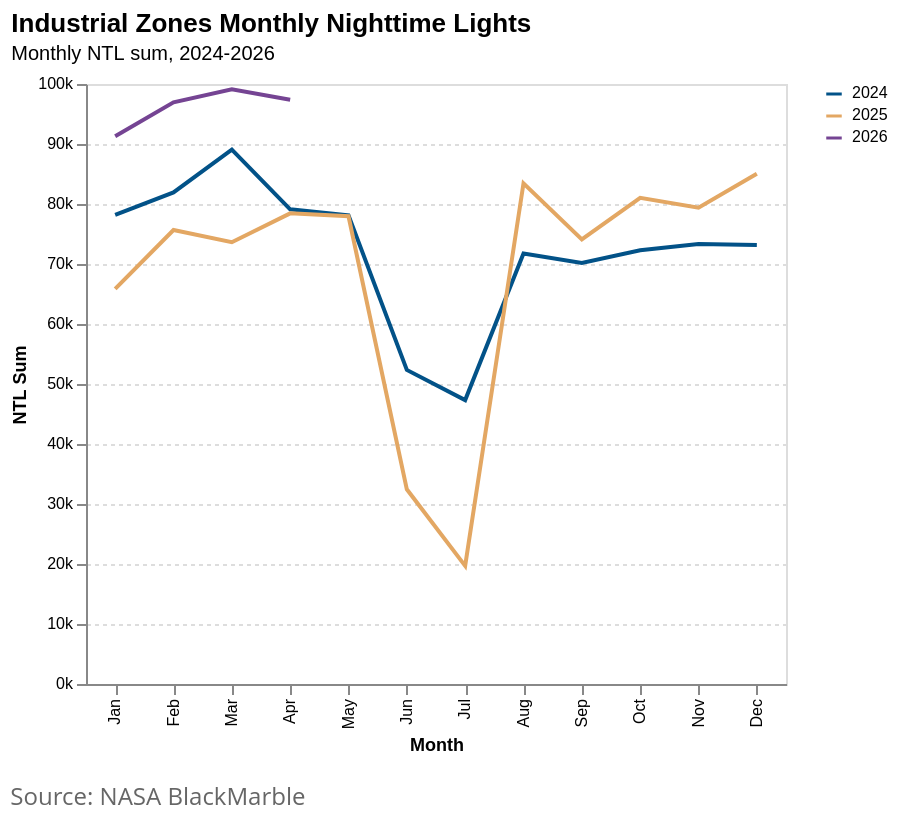
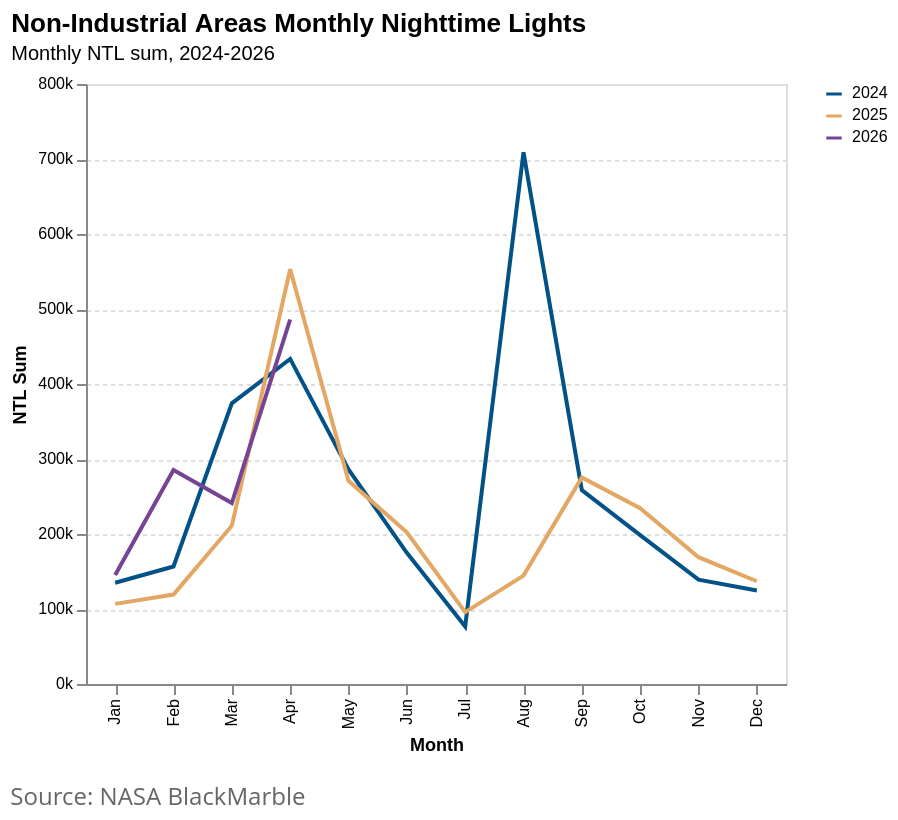

The notebook cell saved with these charts, in order:
### Markdown cell above
### 2.3 Monthly Trends in Industrial Areas (comparing 2024, 2025, 2026)

### Code cell
# Fig 2.3: Monthly Trends in Industrial and Non-Industrial Areas (comparing 2024, 2025, 2026)
PROJECT_ROOT = next(
    p
    for p in [Path.cwd(), *Path.cwd().parents]
    if (p / "data").exists() and (p / "notebooks").exists()
)
NTL_REPORT_DIR = PROJECT_ROOT / "docs" / "ntl_report"
NTL_REPORT_DIR.mkdir(parents=True, exist_ok=True)
NTL_REPORT_XLSX = NTL_REPORT_DIR / "ntl-report-data.xlsx"

ind_monthly_data = ntl_ind_melted.assign(
    year_col=lambda d: d["year_col"].astype(str),
    month_name=lambda d: d["month"].map(lambda m: month_labels[int(m) - 1]),
).sort_values(["type", "year_col", "month"])

chart_specs = {
    "Industrial Zones (5km)": (
        "Industrial Zones Monthly Nighttime Lights",
        "fig-2-3-industrial-zones-monthly-nighttime-lights.png",
        "fig_2_3_industrial_monthly",
    ),
    "Non-Industrial Areas (5km)": (
        "Non-Industrial Areas Monthly Nighttime Lights",
        "fig-2-3-nonindustrial-areas-monthly-nighttime-lights.png",
        "fig_2_3_nonindustrial_monthly",
    ),
}


def monthly_ntl_chart(df, title):
    return (
        alt.Chart(df)
        .mark_line(point=False, strokeWidth=2)
        .encode(
            x=alt.X(
                "month:O",
                title="Month",
                sort=list(range(1, 13)),
                axis=alt.Axis(
                    labelExpr="['Jan','Feb','Mar','Apr','May','Jun','Jul','Aug','Sep','Oct','Nov','Dec'][datum.value - 1]",
                    labelFontSize=8,
                    titleFontSize=9,
                ),
            ),
            y=alt.Y(
                "ntl_sum:Q",
                title="NTL Sum",
                axis=alt.Axis(
                    labelFontSize=8,
                    titleFontSize=9,
                    grid=True,
                    gridDash=[2, 2],
                    format="~s",
                ),
            ),
            color=alt.Color(
                "year_col:N",
                title="",
                scale=alt.Scale(range=["#025288", "#E3A763", "#754493"]),
                legend=alt.Legend(labelFontSize=8, symbolSize=60),
            ),
            tooltip=[
                alt.Tooltip("year_col:N", title="Year"),
                alt.Tooltip("month_name:N", title="Month"),
                alt.Tooltip("ntl_sum:Q", format=",.0f", title="NTL Sum"),
            ],
        )
        .properties(
            width=350,
            height=300,
            title=alt.TitleParams(
                text=title,
                subtitle="Monthly NTL sum, 2024-2026",
                fontSize=13,
                subtitleFontSize=10,
                anchor="start",
                offset=6,
            ),
        )
    )


monthly_charts = {}
for area_type, (title, filename, sheet_name) in chart_specs.items():
    chart_data = ind_monthly_data.query("type == @area_type").copy()
    write_ntl_sheet(chart_data, sheet_name)
    chart = attaviz.add_caption(
        monthly_ntl_chart(chart_data, title), "Source: NASA BlackMarble"
    )
    chart.save(NTL_REPORT_DIR / filename, scale_factor=3)
    monthly_charts[area_type] = chart

display(monthly_charts["Industrial Zones (5km)"])
display(monthly_charts["Non-Industrial Areas (5km)"])

### Figure 1 — Vega-Lite specification as saved in the notebook (floating-point values rounded to 4 significant figures)
{"config": {"view": {"continuousWidth": 300, "continuousHeight": 300}}, "vconcat": [{"mark": {"type": "line", "point": false, "strokeWidth": 2}, "encoding": {"color": {"field": "year_col", "legend": {"labelFontSize": 8, "symbolSize": 60}, "scale": {"range": ["#025288", "#E3A763", "#754493"]}, "title": "", "type": "nominal"}, "tooltip": [{"field": "year_col", "title": "Year", "type": "nominal"}, {"field": "month_name", "title": "Month", "type": "nominal"}, {"field": "ntl_sum", "format": ",.0f", "title": "NTL Sum", "type": "quantitative"}], "x": {"axis": {"labelExpr": "['Jan','Feb','Mar','Apr','May','Jun','Jul','Aug','Sep','Oct','Nov','Dec'][datum.value - 1]", "labelFontSize": 8, "titleFontSize": 9}, "field": "month", "sort": [1, 2, 3, 4, 5, 6, 7, 8, 9, 10, 11, 12], "title": "Month", "type": "ordinal"}, "y": {"axis": {"format": "~s", "grid": true, "gridDash": [2, 2], "labelFontSize": 8, "titleFontSize": 9}, "field": "ntl_sum", "title": "NTL Sum", "type": "quantitative"}}, "height": 300, "title": {"text": "Industrial Zones Monthly Nighttime Lights", "anchor": "start", "fontSize": 13, "offset": 6, "subtitle": "Monthly NTL sum, 2024-2026", "subtitleFontSize": 10}, "width": 350}], "data": {"name": "data-0131cab2f90fee03ef0f296556c70eca"}, "title": {"text": "Source: NASA BlackMarble", "anchor": "start", "color": "#666666", "font": "Open Sans, sans-serif", "fontSize": 12, "fontWeight": 400, "lineHeight": 18, "offset": 16, "orient": "bottom"}, "$schema": "https://vega.github.io/schema/vega-lite/v6.4.1.json", "datasets": {"data-0131cab2f90fee03ef0f296556c70eca": [{"date": "2024-01-01T00:00:00", "ntl_sum": 78200.0, "type": "Industrial Zones (5km)", "year_col": "2024", "month": 1, "month_name": "Jan"}, {"date": "2024-02-01T00:00:00", "ntl_sum": 81930.0, "type": "Industrial Zones (5km)", "year_col": "2024", "month": 2, "month_name": "Feb"}, {"date": "2024-03-01T00:00:00", "ntl_sum": 89060.0, "type": "Industrial Zones (5km)", "year_col": "2024", "month": 3, "month_name": "Mar"}, {"date": "2024-04-01T00:00:00", "ntl_sum": 79110.0, "type": "Industrial Zones (5km)", "year_col": "2024", "month": 4, "month_name": "Apr"}, {"date": "2024-05-01T00:00:00", "ntl_sum": 78120.0, "type": "Industrial Zones (5km)", "year_col": "2024", "month": 5, "month_name": "May"}, {"date": "2024-06-01T00:00:00", "ntl_sum": 52340.0, "type": "Industrial Zones (5km)", "year_col": "2024", "month": 6, "month_name": "Jun"}, {"date": "2024-07-01T00:00:00", "ntl_sum": 47320.0, "type": "Industrial Zones (5km)", "year_col": "2024", "month": 7, "month_name": "Jul"}, {"date": "2024-08-01T00:00:00", "ntl_sum": 71730.0, "type": "Industrial Zones (5km)", "year_col": "2024", "month": 8, "month_name": "Aug"}, {"date": "2024-09-01T00:00:00", "ntl_sum": 70180.0, "type": "Industrial Zones (5km)", "year_col": "2024", "month": 9, "month_name": "Sep"}, {"date": "2024-10-01T00:00:00", "ntl_sum": 72290.0, "type": "Industrial Zones (5km)", "year_col": "2024", "month": 10, "month_name": "Oct"}, {"date": "2024-11-01T00:00:00", "ntl_sum": 73330.0, "type": "Industrial Zones (5km)", "year_col": "2024", "month": 11, "month_name": "Nov"}, {"date": "2024-12-01T00:00:00", "ntl_sum": 73180.0, "type": "Industrial Zones (5km)", "year_col": "2024", "month": 12, "month_name": "Dec"}, {"date": "2025-01-01T00:00:00", "ntl_sum": 65850.0, "type": "Industrial Zones (5km)", "year_col": "2025", "month": 1, "month_name": "Jan"}, {"date": "2025-02-01T00:00:00", "ntl_sum": 75660.0, "type": "Industrial Zones (5km)", "year_col": "2025", "month": 2, "month_name": "Feb"}, {"date": "2025-03-01T00:00:00", "ntl_sum": 73630.0, "type": "Industrial Zones (5km)", "year_col": "2025", "month": 3, "month_name": "Mar"}, {"date": "2025-04-01T00:00:00", "ntl_sum": 78440.0, "type": "Industrial Zones (5km)", "year_col": "2025", "month": 4, "month_name": "Apr"}, {"date": "2025-05-01T00:00:00", "ntl_sum": 77960.0, "type": "Industrial Zones (5km)", "year_col": "2025", "month": 5, "month_name": "May"}, {"date": "2025-06-01T00:00:00", "ntl_sum": 32450.0, "type": "Industrial Zones (5km)", "year_col": "2025", "month": 6, "month_name": "Jun"}, {"date": "2025-07-01T00:00:00", "ntl_sum": 19690.0, "type": "Industrial Zones (5km)", "year_col": "2025", "month": 7, "month_name": "Jul"}, {"date": "2025-08-01T00:00:00", "ntl_sum": 83450.0, "type": "Industrial Zones (5km)", "year_col": "2025", "month": 8, "month_name": "Aug"}, {"date": "2025-09-01T00:00:00", "ntl_sum": 74090.0, "type": "Industrial Zones (5km)", "year_col": "2025", "month": 9, "month_name": "Sep"}, {"date": "2025-10-01T00:00:00", "ntl_sum": 81020.0, "type": "Industrial Zones (5km)", "year_col": "2025", "month": 10, "month_name": "Oct"}, {"date": "2025-11-01T00:00:00", "ntl_sum": 79370.0, "type": "Industrial Zones (5km)", "year_col": "2025", "month": 11, "month_name": "Nov"}, {"date": "2025-12-01T00:00:00", "ntl_sum": 85040.0, "type": "Industrial Zones (5km)", "year_col": "2025", "month": 12, "month_name": "Dec"}, {"date": "2026-01-01T00:00:00", "ntl_sum": 91300.0, "type": "Industrial Zones (5km)", "year_col": "2026", "month": 1, "month_name": "Jan"}, {"date": "2026-02-01T00:00:00", "ntl_sum": 96960.0, "type": "Industrial Zones (5km)", "year_col": "2026", "month": 2, "month_name": "Feb"}, {"date": "2026-03-01T00:00:00", "ntl_sum": 99110.0, "type": "Industrial Zones (5km)", "year_col": "2026", "month": 3, "month_name": "Mar"}, {"date": "2026-04-01T00:00:00", "ntl_sum": 97360.0, "type": "Industrial Zones (5km)", "year_col": "2026", "month": 4, "month_name": "Apr"}]}}

### Figure 2 — Vega-Lite specification as saved in the notebook (floating-point values rounded to 4 significant figures)
{"config": {"view": {"continuousWidth": 300, "continuousHeight": 300}}, "vconcat": [{"mark": {"type": "line", "point": false, "strokeWidth": 2}, "encoding": {"color": {"field": "year_col", "legend": {"labelFontSize": 8, "symbolSize": 60}, "scale": {"range": ["#025288", "#E3A763", "#754493"]}, "title": "", "type": "nominal"}, "tooltip": [{"field": "year_col", "title": "Year", "type": "nominal"}, {"field": "month_name", "title": "Month", "type": "nominal"}, {"field": "ntl_sum", "format": ",.0f", "title": "NTL Sum", "type": "quantitative"}], "x": {"axis": {"labelExpr": "['Jan','Feb','Mar','Apr','May','Jun','Jul','Aug','Sep','Oct','Nov','Dec'][datum.value - 1]", "labelFontSize": 8, "titleFontSize": 9}, "field": "month", "sort": [1, 2, 3, 4, 5, 6, 7, 8, 9, 10, 11, 12], "title": "Month", "type": "ordinal"}, "y": {"axis": {"format": "~s", "grid": true, "gridDash": [2, 2], "labelFontSize": 8, "titleFontSize": 9}, "field": "ntl_sum", "title": "NTL Sum", "type": "quantitative"}}, "height": 300, "title": {"text": "Non-Industrial Areas Monthly Nighttime Lights", "anchor": "start", "fontSize": 13, "offset": 6, "subtitle": "Monthly NTL sum, 2024-2026", "subtitleFontSize": 10}, "width": 350}], "data": {"name": "data-026a9429417cfd978e0a49bdd5ffa207"}, "title": {"text": "Source: NASA BlackMarble", "anchor": "start", "color": "#666666", "font": "Open Sans, sans-serif", "fontSize": 12, "fontWeight": 400, "lineHeight": 18, "offset": 16, "orient": "bottom"}, "$schema": "https://vega.github.io/schema/vega-lite/v6.4.1.json", "datasets": {"data-026a9429417cfd978e0a49bdd5ffa207": [{"date": "2024-01-01T00:00:00", "ntl_sum": 135100.0, "type": "Non-Industrial Areas (5km)", "year_col": "2024", "month": 1, "month_name": "Jan"}, {"date": "2024-02-01T00:00:00", "ntl_sum": 156600.0, "type": "Non-Industrial Areas (5km)", "year_col": "2024", "month": 2, "month_name": "Feb"}, {"date": "2024-03-01T00:00:00", "ntl_sum": 374200.0, "type": "Non-Industrial Areas (5km)", "year_col": "2024", "month": 3, "month_name": "Mar"}, {"date": "2024-04-01T00:00:00", "ntl_sum": 433400.0, "type": "Non-Industrial Areas (5km)", "year_col": "2024", "month": 4, "month_name": "Apr"}, {"date": "2024-05-01T00:00:00", "ntl_sum": 286000.0, "type": "Non-Industrial Areas (5km)", "year_col": "2024", "month": 5, "month_name": "May"}, {"date": "2024-06-01T00:00:00", "ntl_sum": 174900.0, "type": "Non-Industrial Areas (5km)", "year_col": "2024", "month": 6, "month_name": "Jun"}, {"date": "2024-07-01T00:00:00", "ntl_sum": 76550.0, "type": "Non-Industrial Areas (5km)", "year_col": "2024", "month": 7, "month_name": "Jul"}, {"date": "2024-08-01T00:00:00", "ntl_sum": 708900.0, "type": "Non-Industrial Areas (5km)", "year_col": "2024", "month": 8, "month_name": "Aug"}, {"date": "2024-09-01T00:00:00", "ntl_sum": 258500.0, "type": "Non-Industrial Areas (5km)", "year_col": "2024", "month": 9, "month_name": "Sep"}, {"date": "2024-10-01T00:00:00", "ntl_sum": 198500.0, "type": "Non-Industrial Areas (5km)", "year_col": "2024", "month": 10, "month_name": "Oct"}, {"date": "2024-11-01T00:00:00", "ntl_sum": 139100.0, "type": "Non-Industrial Areas (5km)", "year_col": "2024", "month": 11, "month_name": "Nov"}, {"date": "2024-12-01T00:00:00", "ntl_sum": 124700.0, "type": "Non-Industrial Areas (5km)", "year_col": "2024", "month": 12, "month_name": "Dec"}, {"date": "2025-01-01T00:00:00", "ntl_sum": 106800.0, "type": "Non-Industrial Areas (5km)", "year_col": "2025", "month": 1, "month_name": "Jan"}, {"date": "2025-02-01T00:00:00", "ntl_sum": 119200.0, "type": "Non-Industrial Areas (5km)", "year_col": "2025", "month": 2, "month_name": "Feb"}, {"date": "2025-03-01T00:00:00", "ntl_sum": 211100.0, "type": "Non-Industrial Areas (5km)", "year_col": "2025", "month": 3, "month_name": "Mar"}, {"date": "2025-04-01T00:00:00", "ntl_sum": 553000.0, "type": "Non-Industrial Areas (5km)", "year_col": "2025", "month": 4, "month_name": "Apr"}, {"date": "2025-05-01T00:00:00", "ntl_sum": 270900.0, "type": "Non-Industrial Areas (5km)", "year_col": "2025", "month": 5, "month_name": "May"}, {"date": "2025-06-01T00:00:00", "ntl_sum": 202300.0, "type": "Non-Industrial Areas (5km)", "year_col": "2025", "month": 6, "month_name": "Jun"}, {"date": "2025-07-01T00:00:00", "ntl_sum": 95810.0, "type": "Non-Industrial Areas (5km)", "year_col": "2025", "month": 7, "month_name": "Jul"}, {"date": "2025-08-01T00:00:00", "ntl_sum": 144500.0, "type": "Non-Industrial Areas (5km)", "year_col": "2025", "month": 8, "month_name": "Aug"}, {"date": "2025-09-01T00:00:00", "ntl_sum": 275300.0, "type": "Non-Industrial Areas (5km)", "year_col": "2025", "month": 9, "month_name": "Sep"}, {"date": "2025-10-01T00:00:00", "ntl_sum": 234400.0, "type": "Non-Industrial Areas (5km)", "year_col": "2025", "month": 10, "month_name": "Oct"}, {"date": "2025-11-01T00:00:00", "ntl_sum": 169100.0, "type": "Non-Industrial Areas (5km)", "year_col": "2025", "month": 11, "month_name": "Nov"}, {"date": "2025-12-01T00:00:00", "ntl_sum": 137000.0, "type": "Non-Industrial Areas (5km)", "year_col": "2025", "month": 12, "month_name": "Dec"}, {"date": "2026-01-01T00:00:00", "ntl_sum": 145300.0, "type": "Non-Industrial Areas (5km)", "year_col": "2026", "month": 1, "month_name": "Jan"}, {"date": "2026-02-01T00:00:00", "ntl_sum": 285300.0, "type": "Non-Industrial Areas (5km)", "year_col": "2026", "month": 2, "month_name": "Feb"}, {"date": "2026-03-01T00:00:00", "ntl_sum": 241200.0, "type": "Non-Industrial Areas (5km)", "year_col": "2026", "month": 3, "month_name": "Mar"}, {"date": "2026-04-01T00:00:00", "ntl_sum": 486000.0, "type": "Non-Industrial Areas (5km)", "year_col": "2026", "month": 4, "month_name": "Apr"}]}}
